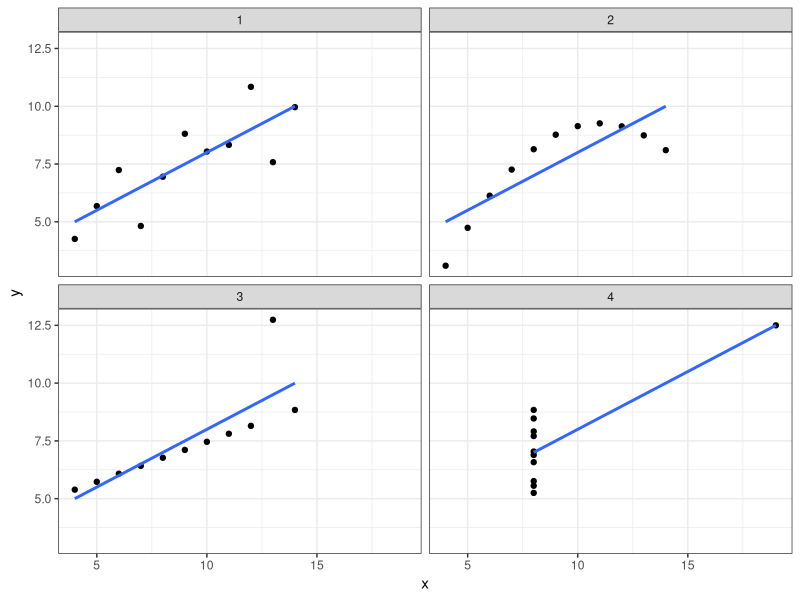

Recreate this plot in R.
library(ggplot2)
library(dplyr)
library(tidyr)

anscombe %>%
  pivot_longer(everything(),
               names_to = c(".value", "set"),
               names_pattern = "(.)(.)") %>%
  ggplot(aes(x = x, y = y)) +
  geom_point() +
  geom_smooth(method = "lm", se = FALSE) +
  facet_wrap(~set) +
  theme_bw()
